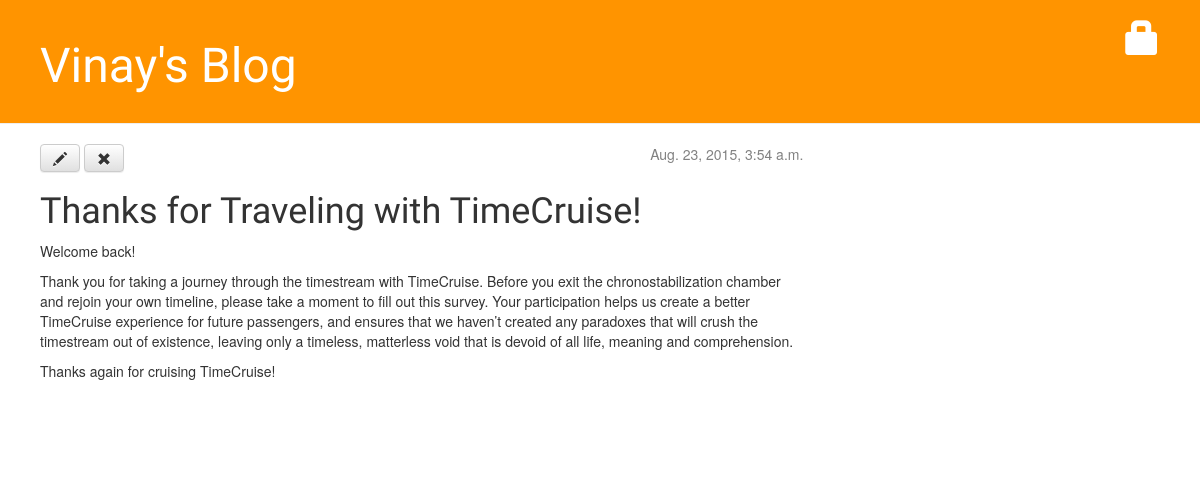
The app's page /post/2/, older data.
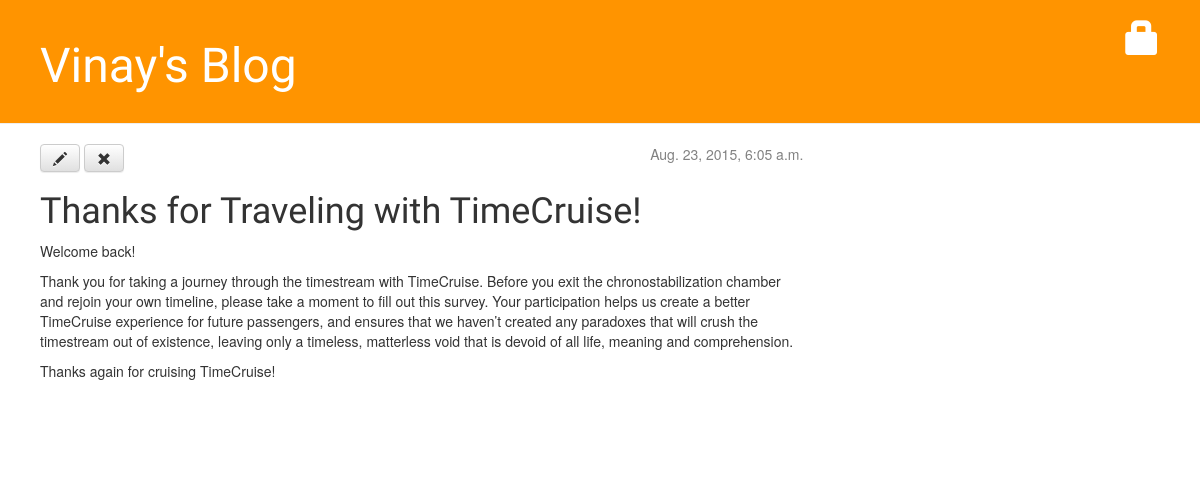
The same page, newer data.
### blog/models.py (models this page shows, shortened)
class Post(models.Model):
  author = models.ForeignKey('auth.User')
  title = models.CharField(max_length=200)
  text = models.TextField()
  created_date = models.DateTimeField(default=timezone.now)
  published_date = models.DateTimeField(blank=True, null=True)

### blog/views.py (the view)
# urls.py: url(r'^post/(?P<pk>[0-9]+)/$', views.post_detail, name='post_detail'),
def post_detail(request, pk):
  post = get_object_or_404(Post, pk=pk)
  return render(request, 'blog/post_detail.html', {'post': post})

### blog/templates/blog/post_detail.html (shortened to what this page needs)
{% extends "blog/base.html" %}
{% block content %}
    <div class="post">
        {% if post.published_date %}
            <div class="date">
                {{ post.published_date }}
            </div>
        {% endif %}
        <a class="btn btn-default" href="{% url "post_edit" pk=post.pk %}#disqus_thread"><span class="glyphicon glyphicon-pencil"></span></a>
        <a class="btn btn-default" href="{% url "post_remove" pk=post.pk %}"><span class="glyphicon glyphicon-remove"></span></a>
        <h1>{{ post.title }}</h1>
        <p>{{ post.text|linebreaks }}</p>
    </div>
{% endblock %}

Row changes from the older to the newer data that the page shows:
changed Post "Thanks for Traveling with TimeCruise!": published_date "Aug. 23, 2015, 3:54 a.m." → "Aug. 23, 2015, 6:05 a.m."
